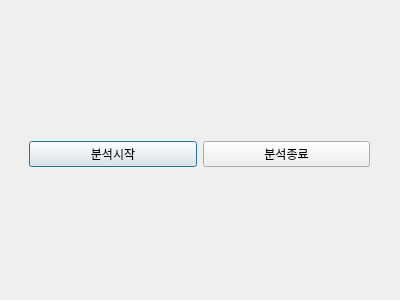
<?xml version="1.0" encoding="UTF-8"?>
<ui version="4.0">
 <class>Dialog</class>
 <widget class="QDialog" name="Dialog">
  <property name="geometry">
   <rect>
    <x>0</x>
    <y>0</y>
    <width>400</width>
    <height>300</height>
   </rect>
  </property>
  <property name="windowTitle">
   <string>온라인 학습자 태도분석</string>
  </property>
  <widget class="QWidget" name="horizontalLayoutWidget">
   <property name="geometry">
    <rect>
     <x>29</x>
     <y>29</y>
     <width>341</width>
     <height>251</height>
    </rect>
   </property>
   <layout class="QHBoxLayout" name="horizontalLayout">
    <item>
     <widget class="QPushButton" name="analysisStartBtn">
      <property name="minimumSize">
       <size>
        <width>167</width>
        <height>0</height>
       </size>
      </property>
      <property name="text">
       <string>분석시작</string>
      </property>
     </widget>
    </item>
    <item>
     <widget class="QPushButton" name="analysisEndBtn">
      <property name="text">
       <string>분석종료</string>
      </property>
     </widget>
    </item>
   </layout>
  </widget>
 </widget>
 <resources/>
 <connections/>
</ui>
